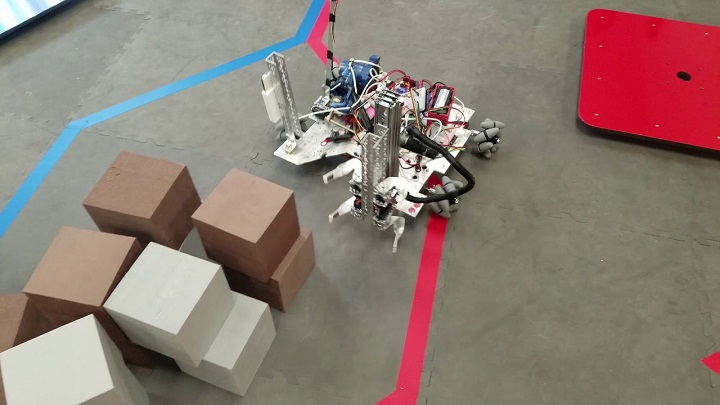
#> input picture Images/glyphs.jpg, 720 x 405 px
$ python histogram_with_mask.py --image Images/glyphs.jpg
#> lines starting #> are read from the running program, lines starting #| are printed output that depends on the picture; after the words box and inside, x2 and y2 are one past the last pixel; in counts of white or black regions, pixels touching at a corner belong together
#Python 3.7.3
#matplotlib 3.3.1
import matplotlib.pyplot as plt
import numpy as np
import argparse
import cv2

def plotHistogram(image, title, mask = None):
    chans = cv2.split(image)
    colors = ("b", "g", "r")
    plt.figure()
    plt.title(title)
    plt.xlabel("Bins")
    plt.ylabel("# of Pixels")

    for (chan, color) in zip(chans, colors):
        hist = cv2.calcHist([chan], [0], mask, [256], [0, 256])
        plt.plot(hist, color = color)
        plt.xlim([0, 256])

ap = argparse.ArgumentParser()
ap.add_argument("-i", "--image", required = True, help = "Path to the image")
args = vars(ap.parse_args())

image = cv2.imread(args["image"])
#> image is the input picture: shape (405, 720, 3); mean B, G, R 115.8, 124.4, 140.8
cv2.imshow("Original", image)
plotHistogram(image, "Histogram for Original")
#> the loop in plotHistogram, `for (chan, color) in zip(chans, colors):` made 3 passes
#> color on passes 1 to 3: 'b', 'g', 'r'

mask = np.zeros(image.shape[:2], dtype = "uint8")
cv2.rectangle(mask, (50, 50), (250, 250), 255, -1)
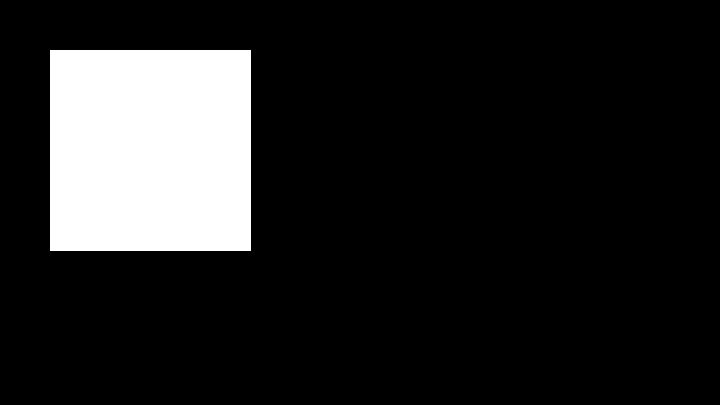
#> mask: shape (405, 720); 13.9% white; 1 white region, box (x1, y1, x2, y2) and area: (50, 50, 251, 251) 40401
cv2.imshow("Mask", mask)

masked = cv2.bitwise_and(image, image, mask = mask)
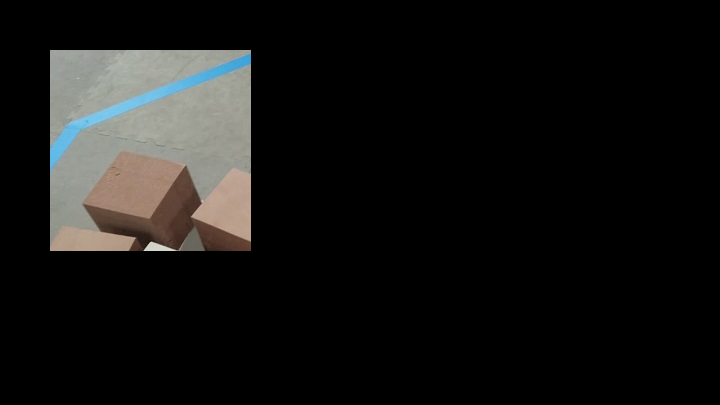
#> masked: shape (405, 720, 3); mean B, G, R 19.2, 20.2, 20.5
cv2.imshow("Applying Mask", masked)

plotHistogram(image, "Histogram for Masked Image", mask = mask)
#> the loop in plotHistogram (call 2), `for (chan, color) in zip(chans, colors):` made 3 passes
plt.show()
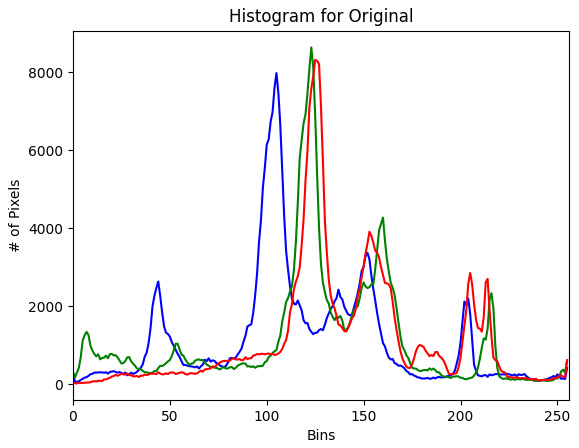
#> figure drawn by matplotlib, 1 panel; curve peaks at x = 105, y = 7982; curve peaks at x = 123, y = 8641; curve peaks at x = 125, y = 8321
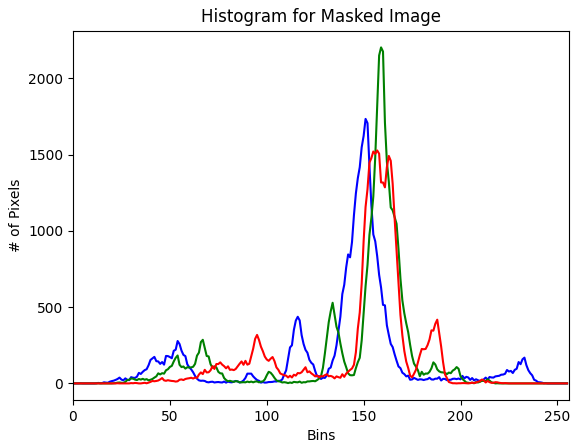
#> figure drawn by matplotlib, 1 panel; curve peaks at x = 151, y = 1735; curve peaks at x = 159, y = 2204; curve peaks at x = 157, y = 1528
